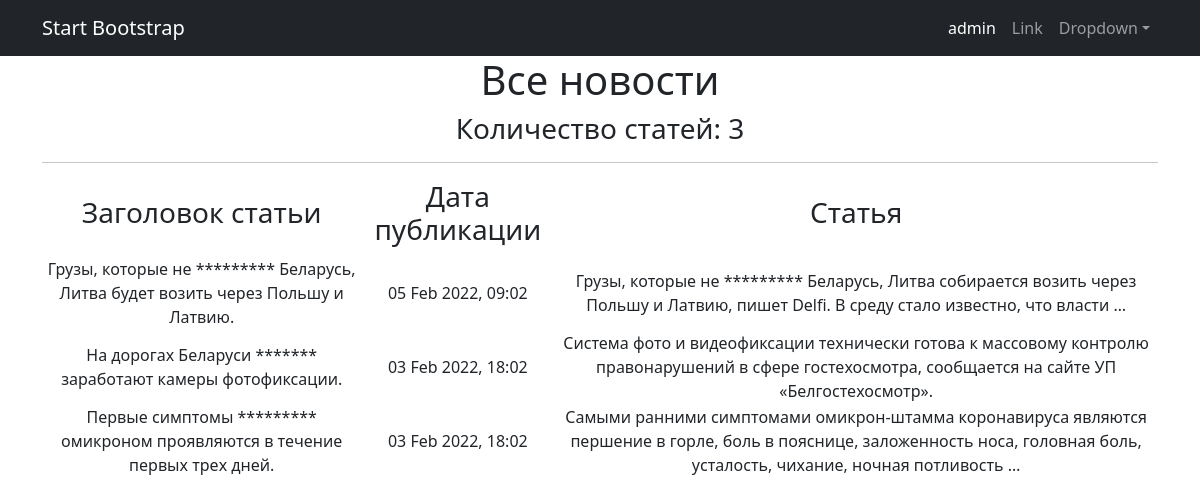
Page /news/ on the committed database.
### news_portal/models.py (models this page shows, shortened)
class Post(models.Model):
    PostAuthor = models.ForeignKey(Author, on_delete=models.CASCADE)
    NEWS = 'NW'
    ARTICLE = 'AR'
    CATEGORIES = [
        ('NW', 'Новость'),
        ('AR', 'Статья')
    ]
    categoryType = models.CharField(max_length=2, choices=CATEGORIES)
    pubData = models.DateTimeField('дата и время добавления новости', auto_now_add=True)
    postCategory = models.ManyToManyField(Category, through='postCategory')
    postTitle = models.CharField('название публикации', max_length=255)
    postText = models.TextField('текст публикации')
    postRating = models.SmallIntegerField('рейтинг публикации', default=0)

### news_portal/views.py (the view)
# urls.py: path('', PostList.as_view()),
class PostList(ListView):
    model = Post
    template_name = 'news.html'
    context_object_name = 'news'
    queryset = Post.objects.order_by('-id')

### news_portal/templatetags/censor.py (called while the page is built)
@register.filter(name='censor')
def censor(value):
    text = value.split()
    for word in text:
        if word.lower() in CENSOR:
            value = value.replace(word, '*' * len(word))
    return value

### templates/news.html (shortened to what this page needs)
{% extends 'flatpages/default.html' %}
{% load censor %}
{% block content %}
<h1>Все новости</h1>
    <h3>Количество статей: {{ news|length }}</h3>
    <hr>
    {% if news %}
    <table>
        <tr>
            <td>
                <h3>Заголовок статьи</h3>
            </td>
            <td>
                <h3>Дата публикации</h3>
            </td>
            <td>
                <h3>Статья</h3>
            </td>
            </tr>
            {% for new in news %}
            <tr>
            <td>
                {{ new.postTitle|censor }}
            </td>
            <td>
                {{ new.pubData|date:'d M Y, H:m' }}
            </td>
            <td>
                {{ new.postText|truncatewords:20|censor }}
            </td>
        </tr>
        {% endfor %}
    </table>
    {% else %}
    <h2> Новостей нет! </h2>
    {% endif%}
{% endblock content %}

### templates/flatpages/default.html (shortened to what this page needs)
<!DOCTYPE html>
<html lang="en">
    <head>
        {% load static %}
        <link href="{% static 'css/styles.css' %}" rel="stylesheet" />
    </head>
    <body>
        <nav class="navbar navbar-expand-lg navbar-dark bg-dark">
            <div class="container">
                <a class="navbar-brand" href="#">Start Bootstrap</a>
                <div class="collapse navbar-collapse" id="navbarSupportedContent">
                    <ul class="navbar-nav ms-auto mb-2 mb-lg-0">
                        <li class="nav-item"><a class="nav-link active" aria-current="page" href="#">admin</a></li>
                        <li class="nav-item"><a class="nav-link" href="#">Link</a></li>
                        <li class="nav-item dropdown">
                            <a class="nav-link dropdown-toggle" id="navbarDropdown" href="#" role="button" data-bs-toggle="dropdown" aria-expanded="false">Dropdown</a>
                        </li>
                    </ul>
                </div>
            </div>
        </nav>
        <div class="container">
           <div class="row">
               <div class="col-lg-12 text-center">
                   {% block content %}{% endblock content %}
               </div>
           </div>
        </div>
    </body>
</html>

### rows in the picture
Post: postTitle|censor "Грузы, которые не ********* Беларусь, Литва будет возить через Польшу и Латвию.", pubData "05 Feb 2022, 09:02", postText|censor "Грузы, которые не ********* Беларусь, Литва собирается возить через Польшу и Латвию, пишет Delfi. В среду стало известно, что власти …"
Post: postTitle|censor "На дорогах Беларуси ******* заработают камеры фотофиксации.", pubData "03 Feb 2022, 18:02", postText|censor "Система фото и видеофиксации технически готова к массовому контролю правонарушений в сфере гостехосмотра, сообщается на сайте УП «Белгостехосмотр»."
Post: postTitle|censor "Первые симптомы ********* омикроном проявляются в течение первых трех дней.", pubData "03 Feb 2022, 18:02", postText|censor "Самыми ранними симптомами омикрон-штамма коронавируса являются першение в горле, боль в пояснице, заложенность носа, головная боль, усталость, чихание, ночная потливость …"

### other values in the picture
{{ news|length }} "3"
